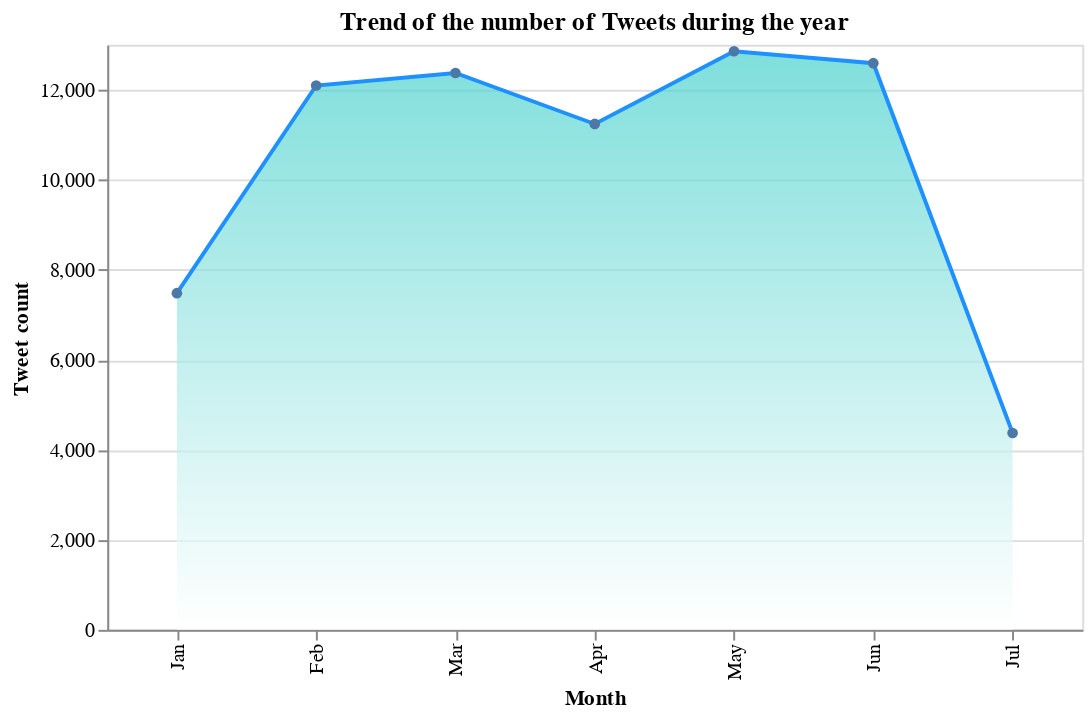

Source (notebook cell):
### Markdown cell above
The area chart is created:

### Code cell
df = pd.DataFrame.from_dict(count, orient='index').reset_index()
df = df.rename(columns={'index':'Month',0:'Tweet count'})



chart = alt.Chart(df).mark_area(
    point= True,
    line={'color':'dodgerblue'},
    color=alt.Gradient(
        gradient='linear',
        stops=[alt.GradientStop(color='white', offset=0),
               alt.GradientStop(color='mediumturquoise', offset=1)],
        x1=1,
        x2=1,
        y1=1,
        y2=0
    )
).properties(width=500, height=300,  title = "Trend of the number of Tweets during the year").encode(
    alt.X('Month', sort = ['Jan','Feb','Mar','Apr','May','Jun','Jul']),
    alt.Y('Tweet count:Q')
)

chart

### Figure 1 — Vega-Lite specification as saved in the notebook (floating-point values rounded to 4 significant figures)
{"config": {"view": {"continuousWidth": 400, "continuousHeight": 300}}, "data": {"name": "data-9fb86646e6eae6158eaf0c82e7327a34"}, "mark": {"type": "area", "color": {"gradient": "linear", "stops": [{"color": "white", "offset": 0}, {"color": "mediumturquoise", "offset": 1}], "x1": 1, "x2": 1, "y1": 1, "y2": 0}, "line": {"color": "dodgerblue"}, "point": true}, "encoding": {"x": {"type": "nominal", "field": "Month", "sort": ["Jan", "Feb", "Mar", "Apr", "May", "Jun", "Jul"]}, "y": {"type": "quantitative", "field": "Tweet count"}}, "height": 300, "title": "Trend of the number of Tweets during the year", "width": 500, "$schema": "https://vega.github.io/schema/vega-lite/v4.8.1.json", "datasets": {"data-9fb86646e6eae6158eaf0c82e7327a34": [{"Month": "Jan", "Tweet count": 7481}, {"Month": "Feb", "Tweet count": 12097}, {"Month": "Mar", "Tweet count": 12374}, {"Month": "Apr", "Tweet count": 11242}, {"Month": "May", "Tweet count": 12858}, {"Month": "Jun", "Tweet count": 12592}, {"Month": "Jul", "Tweet count": 4375}]}}
